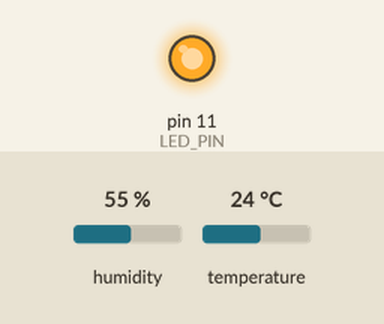
The sketch below on a simulated Arduino Uno, built with avr-gcc and run on an emulated ATmega328P. Shown: output pins drawn as LEDs (lit = HIGH). The test bench sets the inputs (shaded band); at power-on: humidity 55 %, temperature 24 °C. No radio packets arrive unless stated; what the sketch prints to the serial monitor is not drawn.

Above: at 0.5 s.
At 2.6 s:
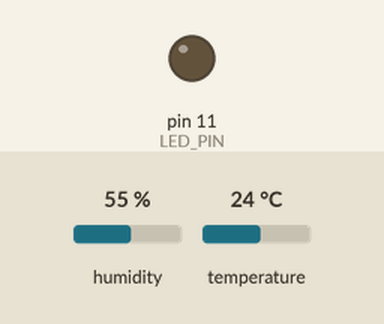
Timing chart, 0 to 5.4 s (numbered marks = the images above):
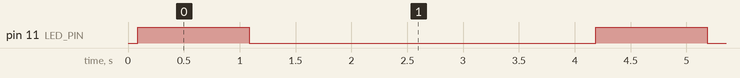

The sketch:

Lora_sender_code.ino
```cpp
#include <SPI.h>
#include <LoRa.h>

// LoRa control pins
#define SS_PIN   10
#define RST_PIN   9
#define DIO0_PIN  2
#define LED_PIN 11
#include "DHT.h"

// =========================
// DHT settings
// =========================
#define DHTPIN 12        // DHT11 data pin connected to D2
#define DHTTYPE DHT11    // DHT11 sensor type
DHT dht(DHTPIN, DHTTYPE);


// SX1278 usually works at 433E6
#define LORA_FREQUENCY 433E6

int counter = 0;
String message ;
void setup() {
  pinMode(LED_PIN ,OUTPUT);
  Serial.begin(9600);
  while (!Serial);

  dht.begin();

  Serial.println("LoRa SX1278 Sender - Arduino Due");

  // Set LoRa pins
  LoRa.setPins(SS_PIN, RST_PIN, DIO0_PIN);

  // Start LoRa
  if (!LoRa.begin(LORA_FREQUENCY)) {
    Serial.println("Starting LoRa failed!");
    while (1);
  }

  // =========================
  // Long-range radio settings
  // =========================
  LoRa.setSpreadingFactor(12);
  LoRa.setSignalBandwidth(125E3);
  LoRa.setCodingRate4(8);
  LoRa.setTxPower(17);

  LoRa.enableCrc();

  Serial.println("LoRa initialized successfully!");
}

void loop() {
  float humidity = dht.readHumidity();

  // Read temperature in Celsius
  float temperature = dht.readTemperature();

  Serial.print("Temperature: ");
  Serial.print(temperature);
  Serial.println(" °C");

  Serial.print("Humidity: ");
  Serial.print(humidity);
  Serial.println(" %");
  message = "T:" + String(temperature) + "C H:" + String(humidity) + "% : "+String(counter);


  Serial.print("Sending packet: ");
  Serial.println(message);

  // Begin packet
  LoRa.beginPacket();

  // Packet content
 // LoRa.print("Hello from Due - Packet ");
  LoRa.print(message);
  blinkLead();
  // End and send packet
  LoRa.endPacket();

  counter++;

  delay(2000); // send every 2 seconds
}

void blinkLead()
{
  digitalWrite(LED_PIN,HIGH);
  delay(1000);
  digitalWrite(LED_PIN,LOW);
  delay(1000);
}
```

Measured:
- by itself, pin 11 (LED_PIN): alternates HIGH for 1.0 s and LOW for 3.1 s
